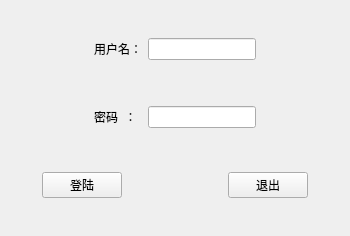
<?xml version="1.0" encoding="UTF-8"?>
<ui version="4.0">
 <class>MainWindow</class>
 <widget class="QMainWindow" name="MainWindow">
  <property name="geometry">
   <rect>
    <x>0</x>
    <y>0</y>
    <width>350</width>
    <height>236</height>
   </rect>
  </property>
  <property name="sizePolicy">
   <sizepolicy hsizetype="Expanding" vsizetype="Preferred">
    <horstretch>0</horstretch>
    <verstretch>0</verstretch>
   </sizepolicy>
  </property>
  <property name="maximumSize">
   <size>
    <width>350</width>
    <height>240</height>
   </size>
  </property>
  <property name="windowTitle">
   <string>登录窗口</string>
  </property>
  <widget class="QWidget" name="centralwidget">
   <layout class="QVBoxLayout" name="verticalLayout">
    <item>
     <widget class="QWidget" name="widget" native="true">
      <property name="sizePolicy">
       <sizepolicy hsizetype="Preferred" vsizetype="Fixed">
        <horstretch>0</horstretch>
        <verstretch>0</verstretch>
       </sizepolicy>
      </property>
      <layout class="QVBoxLayout" name="verticalLayout_2">
       <item>
        <layout class="QGridLayout" name="gridLayout">
         <item row="2" column="4">
          <spacer name="horizontalSpacer_7">
           <property name="orientation">
            <enum>Qt::Orientation::Horizontal</enum>
           </property>
           <property name="sizeHint" stdset="0">
            <size>
             <width>40</width>
             <height>20</height>
            </size>
           </property>
          </spacer>
         </item>
         <item row="2" column="0">
          <spacer name="horizontalSpacer_5">
           <property name="orientation">
            <enum>Qt::Orientation::Horizontal</enum>
           </property>
           <property name="sizeHint" stdset="0">
            <size>
             <width>40</width>
             <height>20</height>
            </size>
           </property>
          </spacer>
         </item>
         <item row="1" column="2">
          <spacer name="verticalSpacer">
           <property name="orientation">
            <enum>Qt::Orientation::Vertical</enum>
           </property>
           <property name="sizeHint" stdset="0">
            <size>
             <width>20</width>
             <height>40</height>
            </size>
           </property>
          </spacer>
         </item>
         <item row="2" column="2">
          <widget class="QLabel" name="label_2">
           <property name="text">
            <string>密码  ：</string>
           </property>
          </widget>
         </item>
         <item row="2" column="3">
          <widget class="QLineEdit" name="lineEdit_2">
           <property name="echoMode">
            <enum>QLineEdit::EchoMode::Password</enum>
           </property>
          </widget>
         </item>
         <item row="0" column="0">
          <spacer name="horizontalSpacer_4">
           <property name="orientation">
            <enum>Qt::Orientation::Horizontal</enum>
           </property>
           <property name="sizeHint" stdset="0">
            <size>
             <width>40</width>
             <height>20</height>
            </size>
           </property>
          </spacer>
         </item>
         <item row="0" column="4">
          <spacer name="horizontalSpacer_6">
           <property name="orientation">
            <enum>Qt::Orientation::Horizontal</enum>
           </property>
           <property name="sizeType">
            <enum>QSizePolicy::Policy::Expanding</enum>
           </property>
           <property name="sizeHint" stdset="0">
            <size>
             <width>40</width>
             <height>20</height>
            </size>
           </property>
          </spacer>
         </item>
         <item row="0" column="2">
          <widget class="QLabel" name="label">
           <property name="text">
            <string>用户名：</string>
           </property>
          </widget>
         </item>
         <item row="0" column="3">
          <widget class="QLineEdit" name="lineEdit"/>
         </item>
        </layout>
       </item>
      </layout>
     </widget>
    </item>
    <item>
     <widget class="QWidget" name="widget_2" native="true">
      <property name="sizePolicy">
       <sizepolicy hsizetype="Preferred" vsizetype="Fixed">
        <horstretch>0</horstretch>
        <verstretch>0</verstretch>
       </sizepolicy>
      </property>
      <layout class="QVBoxLayout" name="verticalLayout_3">
       <item>
        <layout class="QHBoxLayout" name="horizontalLayout">
         <item>
          <spacer name="horizontalSpacer">
           <property name="orientation">
            <enum>Qt::Orientation::Horizontal</enum>
           </property>
           <property name="sizeType">
            <enum>QSizePolicy::Policy::Expanding</enum>
           </property>
           <property name="sizeHint" stdset="0">
            <size>
             <width>80</width>
             <height>20</height>
            </size>
           </property>
          </spacer>
         </item>
         <item>
          <widget class="QPushButton" name="pushButton">
           <property name="text">
            <string>登陆</string>
           </property>
          </widget>
         </item>
         <item>
          <spacer name="horizontalSpacer_2">
           <property name="orientation">
            <enum>Qt::Orientation::Horizontal</enum>
           </property>
           <property name="sizeType">
            <enum>QSizePolicy::Policy::Fixed</enum>
           </property>
           <property name="sizeHint" stdset="0">
            <size>
             <width>100</width>
             <height>20</height>
            </size>
           </property>
          </spacer>
         </item>
         <item>
          <widget class="QPushButton" name="pushButton_2">
           <property name="text">
            <string>退出</string>
           </property>
          </widget>
         </item>
         <item>
          <spacer name="horizontalSpacer_3">
           <property name="orientation">
            <enum>Qt::Orientation::Horizontal</enum>
           </property>
           <property name="sizeType">
            <enum>QSizePolicy::Policy::Expanding</enum>
           </property>
           <property name="sizeHint" stdset="0">
            <size>
             <width>80</width>
             <height>20</height>
            </size>
           </property>
          </spacer>
         </item>
        </layout>
       </item>
      </layout>
     </widget>
    </item>
   </layout>
  </widget>
 </widget>
 <resources/>
 <connections/>
</ui>
